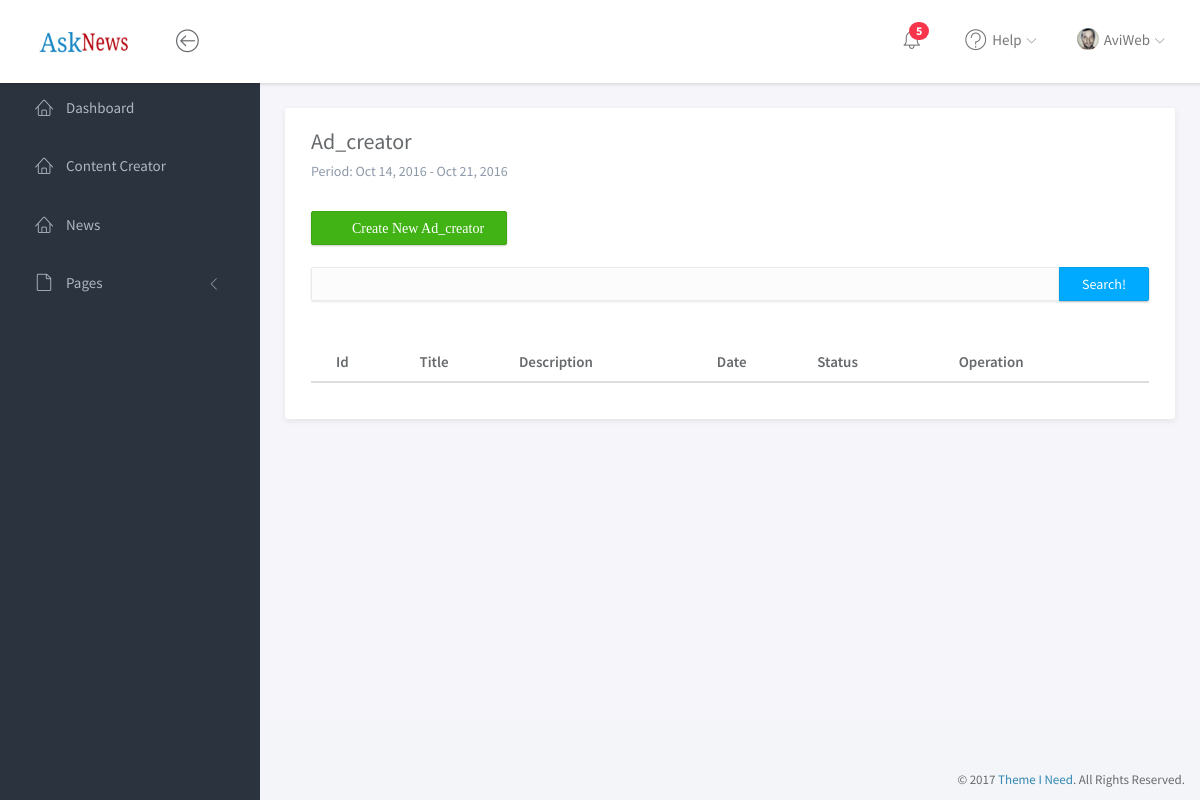
/Sub_Admin/ad_creator.php (signed in), run on an earlier commit of the app's database.
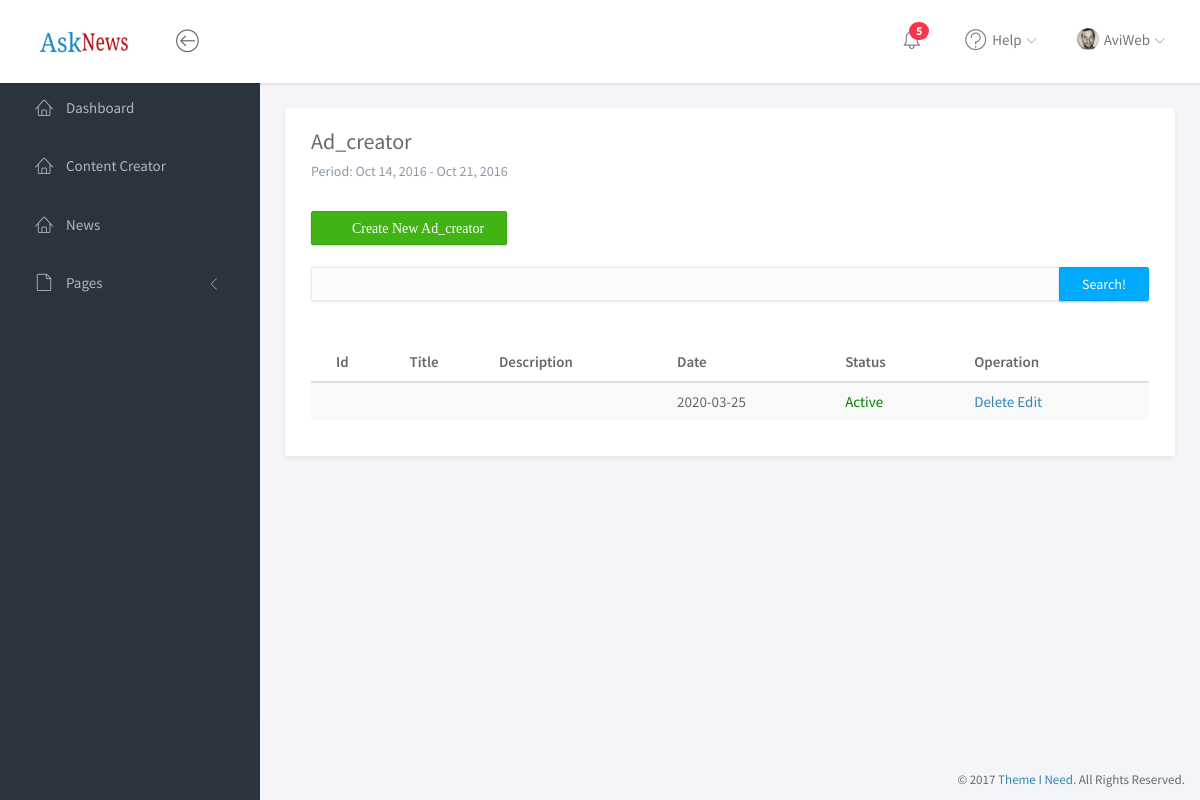
And on a later commit of the database.
### tables this page shows
CREATE TABLE `tbl_ad_creator` (
  `ad_creator_id` int(10) NOT NULL,
  `profile_image` varchar(30) NOT NULL,
  `username` varchar(30) NOT NULL,
  `company_name` varchar(30) NOT NULL,
  `about` varchar(255) NOT NULL,
  `phone` varchar(10) NOT NULL,
  `email` varchar(30) NOT NULL,
  `password` varchar(30) NOT NULL,
  `c_date` date NOT NULL,
  `u_date` timestamp NOT NULL DEFAULT CURRENT_TIMESTAMP ON UPDATE CURRENT_TIMESTAMP,
  `ip` varchar(50) NOT NULL,
  `status` tinyint(1) NOT NULL,
  `cvv_number` int(3) NOT NULL,
  `card_number` int(19) NOT NULL,
  `wallet` decimal(10,0) NOT NULL,
  `lifetime_amount` decimal(10,0) NOT NULL,
  `spend_amount` decimal(10,0) NOT NULL,
  `approval` tinyint(1) NOT NULL
);

### Sub_Admin/engine/engine.php (called while the page is built, shortened)
<?php
@$page=$_GET["page"];
  if($page=="" || $page==1)
  {
      @$page1=0;
  }
  else
  {
      @$page1=($page*5)-5;
  }
  if($type=="news"){
    $select="SELECT * FROM `tbl_$type` limit $page1,5";
  }else{
  $select="SELECT * FROM `tbl_$type` limit $page1,5";
  }
  $sql="SELECT * FROM `tbl_module_user` WHERE `user_name`='$ses' ";
if(isset($_POST["m_'.$type.'"])){
  $sql=$select;
}else{
  $sql=$select;
}
if(isset($_POST['search'])){
	if($_POST['keyword']==NULL){
    $error="Please Enter Hint Like ID or Title or caption to search ";
    $sql=$select;
  }
else{
  $searchkey = $_POST['keyword'];
  if($type=="picture" || $type=="slideshow"){
    $sql="select * from tbl_$type where caption like '%$searchkey%' or id like '%$searchkey%' and deletion='1'";
    }
    if($type=="gallery" || $type=="categories"){
      $sql="select * from tbl_$type where title like '%$searchkey%' or id like '%$searchkey%' and deletion='1'";
      }
      if($type=="qna"){
        $sql="select * from tbl_$type where question like '%$searchkey%' or id like '%$searchkey%' and deletion='1'";
        }
        if($type=="feedbcak"){
          $sql="select * from tbl_$type where subject like '%$searchkey%' or message like '%$searchkey%' or id like '%$searchkey%' and deletion='1'";
          }
}
}else{
  $sql=$select;
  }
  $query=mysqli_query($con,$sql);
?>

### Sub_Admin/Manager/ad_creator/tbl.php (the view, shortened to what this page needs)
<form action="<?php echo $_SERVER['PHP_SELF'];?>" method="post">
<button type="submit" class="btn btn-success" name="create"><i class="fa fa-plus-square">&nbsp; Create New <?php echo ucfirst($type);?></i></button>
           <br><br>             <div class="input-group">
							<input class="form-control" type="text" name="keyword">
							<span class="input-group-btn"><button class="btn btn-primary" type="submit" name="search">Search!</button></span>
						</div>
				<br><br>
                		<table class="table table-striped">
										<thead>
											<tr>
											<th>Id</th>
											<th>Title</th>
											<th>Description</th>
											<th>Date</th>
											<th>Status</th>
											<th>Operation</th>
											</tr>
										</thead>
										<tbody>
										<?php
	  while($row=mysqli_fetch_array($query)):
	  ?>
											<tr>
											<td><?php echo $row['id']; ?></td>
											<td><?php echo $row['title']; ?></td>
											<td><?php echo $row['seo_desc']; ?></td>
											<td><?php echo $row['c_date']; ?></td>
											<td>
		<a href="?status=<?php echo $row['id']; ?>" style="color:<?php echo $row['status']?'green':'red'; ?>" onclick="return confirm('Are you sure to change the status of item?')">
		<?php echo $row['status']?'Active':'in-active'; ?></td>
        <td><a href="?del=<?php echo $row['id']; ?>" class="ico del" onclick="return confirm('Are you sure to delete this item?')">Delete</a>
        <a href="?edit=<?php echo $row['id']; ?>" class="ico edit">Edit</a></td>
											</tr>
											<?php
											endwhile;
											?>
										</tbody>
									</table>
						</form>

What changed in the data, as far as the page shows it:
added tbl_ad_creator: c_date "2020-03-25", status "Active"
